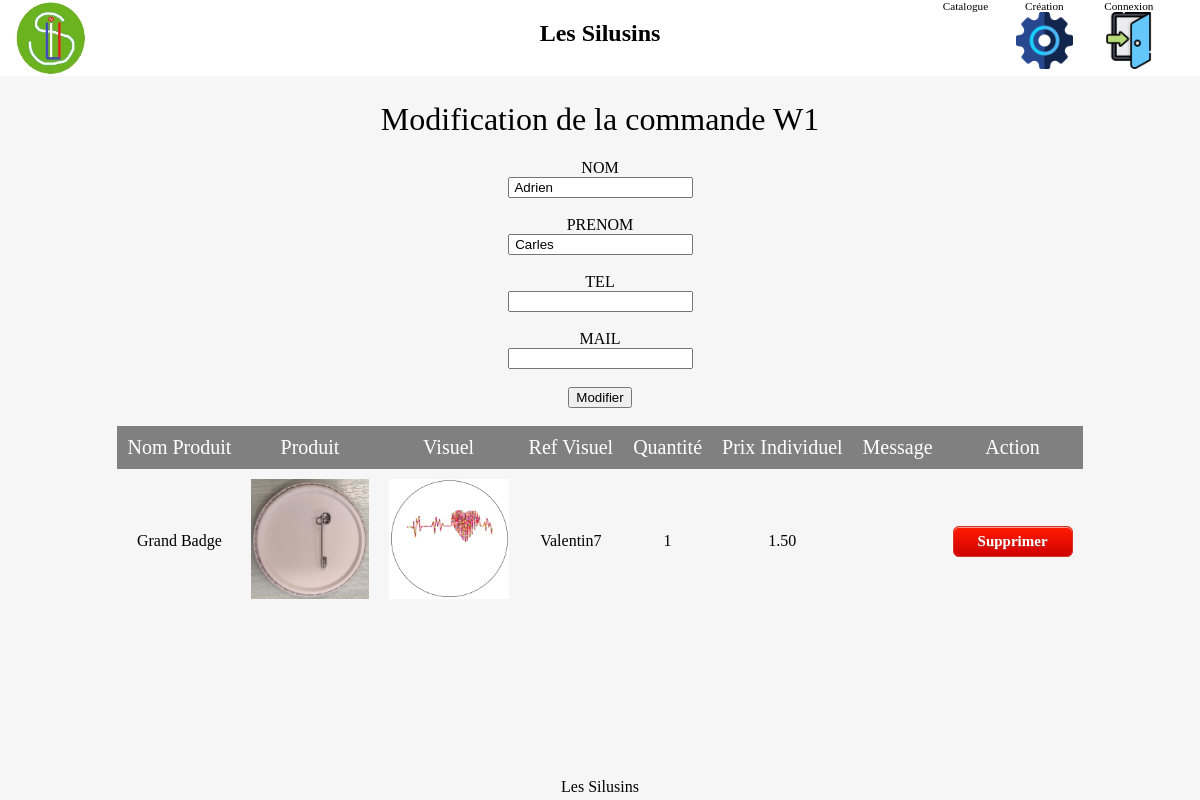
/modification.php?num_commande=W1, run on the app's committed database.
### tables this page shows
CREATE TABLE commande(
   id_commande INT NOT NULL UNIQUE AUTO_INCREMENT,
   num_commande VARCHAR(500),
   date_commande DATETIME,
   total_commande FLOAT,
   mode_paiement VARCHAR(500),
   nom_commande VARCHAR(500),
   prenom_commande VARCHAR(500),
   classe_commande VARCHAR(50),
   tel_commande VARCHAR(50),
   mail_commande VARCHAR(500),
   id_user INT NOT NULL,
   id_statut INT NOT NULL,
   id_user_controleur INT,
   PRIMARY KEY(Id_commande),
   FOREIGN KEY(Id_user) REFERENCES utilisateur(Id_user),
   FOREIGN KEY(Id_statut) REFERENCES statut(Id_statut),
   FOREIGN KEY(Id_user_controleur) REFERENCES utilisateur(Id_user)

);

CREATE TABLE produit_image_commande(
   id_produit INT NOT NULL,
   id_famille INT NOT NULL,
   id_image INT NOT NULL,
   id_commande INT NOT NULL,
   quantite INT NOT NULL,
   message VARCHAR(500),
   PRIMARY KEY(id_produit, id_famille, id_image, id_commande),
   FOREIGN KEY(id_produit) REFERENCES produit(id_produit),
   FOREIGN KEY(id_famille, id_image) REFERENCES image(id_famille, id_image),
   FOREIGN KEY(id_commande) REFERENCES commande(id_commande)
);

CREATE TABLE produit(
   id_produit INT NOT NULL UNIQUE AUTO_INCREMENT,
   lib_produit VARCHAR(500),
   type_produit VARCHAR(500),
   spec_produit VARCHAR(500),
   prix_produit VARCHAR(50),
   diametre_produit VARCHAR(50),
   PRIMARY KEY(id_produit)
);

CREATE TABLE famille(
   id_famille INT NOT NULL UNIQUE AUTO_INCREMENT,
   lib_famille VARCHAR(500),
   promo_famille TINYINT,
   PRIMARY KEY(id_famille)
   
);

CREATE TABLE image(
   id_famille INT,
   id_image INT NOT NULL,
   PRIMARY KEY(id_famille, id_image),
   FOREIGN KEY(id_famille) REFERENCES famille(id_famille)
);

### classe/CommandeDAO.php (called while the page is built, shortened)
<?php
class CommandeDAO extends DAO {
  function find_num_commande($num_commande) {
    $sql = "SELECT * FROM commande WHERE num_commande= :num_commande";
    try {
      $params = array(":num_commande" => $num_commande);
      $sth = $this->executer($sql, $params);
      $row = $sth->fetch(PDO::FETCH_ASSOC);
    } catch (PDOException $e) {
      die("Erreur lors de la requête SQL : " . $e->getMessage());
    }
    $commande = null;
    if ($row) {
      $commande = new Commande($row);
    }
    return $commande;
  }
}

### classe/DAO.php (called while the page is built)
<?php
class DAO {
  protected $pdo=null;
  function __construct() {
    $dsn = 'mysql:host=' . DB_HOST . ';dbname=' . DB_NAME;
    try {
      $pdo = new PDO($dsn, DB_USER, DB_PASSWORD, array(PDO::MYSQL_ATTR_INIT_COMMAND => "SET NAMES utf8"));
      $pdo->setAttribute(PDO::ATTR_ERRMODE, PDO::ERRMODE_EXCEPTION);
    } catch (PDOException $e) {
      die("Erreur lors de la connexion : " . $e->getMessage());
    }
    $this->pdo = $pdo;
  }
  protected function executer($sql, $params = null) {
    try {
      if ($params == null) {
        $sth = $this->pdo->query($sql);
      } else {
        $sth = $this->pdo->prepare($sql);
        $sth->execute($params);
      }
    } catch (PDOException $e) {
      die("Erreur lors de la requête SQL : " . $e->getMessage()."\nSQL : ".$sql);
    }
    return $sth;
  }
}

### classe/Commande.php (called while the page is built, shortened)
<?php
 class Commande {
    public function fill(array $tableau)
    {
        foreach ($tableau as $cle => $valeur) {
            $methode = 'set_' . $cle;
        }
    }
    private $id_commande;
    private $num_commande;
    private $nom_commande;
    private $prenom_commande;
    private $tel_commande;
    private $mail_commande;
    public function set_id_commande($id_commande)
    {
        $this->id_commande = $id_commande;
    }
    public function set_num_commande($num_commande)
    {
        $this->num_commande = $num_commande;
    }
    public function set_nom_commande($nom_commande)
    {
        $this->nom_commande = $nom_commande;
    }
    public function set_prenom_commande($prenom_commande)
    {
        $this->prenom_commande = $prenom_commande;
    }
    public function set_tel_commande($tel_commande)
    {
        $this->tel_commande = $tel_commande;
    }
    public function set_mail_commande($mail_commande)
    {
        $this->mail_commande = $mail_commande;
    }
    public function get_id_commande()
    {
        return $this->id_commande;
    }
    public function get_num_commande()
    {
        return $this->num_commande;
    }
    public function get_nom_commande()
    {
        return $this->nom_commande;
    }
    public function get_prenom_commande()
    {
        return $this->prenom_commande;
    }
    public function get_tel_commande()
    {
        return $this->tel_commande;
    }
    public function get_mail_commande()
    {
        return $this->mail_commande;
    }
}

### classe/Produit_image_commandeDAO.php (called while the page is built, shortened)
<?php
class Produit_image_commandeDAO extends DAO {
  function find_by_id_commande($id_commande) {
    $sql = "SELECT * FROM produit_image_commande WHERE id_commande= :id_commande";
    try {
      $params = array(
        ":id_commande" => $id_commande
      );
      $sth = $this->executer($sql, $params);
      $rows = $sth->fetchAll(PDO::FETCH_ASSOC);
    } catch (PDOException $e) {
      die("Erreur lors de la requête SQL : " . $e->getMessage());
    }
    $produit_image_commandes = array();
    foreach($rows as $row) {
      $produit_image_commandes[] = new Produit_image_commande($row);
    }
    return $produit_image_commandes;
  }
}

### classe/Produit_image_commande.php (called while the page is built, shortened)
<?php
 class Produit_image_commande {
    public function fill(array $tableau)
    {
        foreach ($tableau as $cle => $valeur) {
            $methode = 'set_' . $cle;
        }
    }
    private $id_produit;
    private $id_famille;
    private $id_image;
    private $quantite;
    public function set_id_produit($id_produit)
    {
        $this->id_produit = $id_produit;
    }
    public function set_id_famille($id_famille)
    {
        $this->id_famille = $id_famille;
    }
    public function set_id_image ($id_image)
    {
        $this->id_image = $id_image;
    }
    public function set_quantite($quantite)
    {
        $this->quantite = $quantite;
    }
    public function get_id_produit()
    {
        return $this->id_produit;
    }
    public function get_id_famille()
    {
        return $this->id_famille;
    }
    public function get_id_image()
    {
        return $this->id_image;
    }
    public function get_quantite()
    {
        return $this->quantite;
    }
}

### classe/ProduitDAO.php (called while the page is built, shortened)
<?php
class ProduitDAO extends DAO {
  function find($id_produit) {
    $sql = "SELECT * FROM produit WHERE id_produit= :id_produit";
    try {
      $params = array(":id_produit" => $id_produit);
      $sth = $this->executer($sql, $params);
      $row = $sth->fetch(PDO::FETCH_ASSOC);
    } catch (PDOException $e) {
      die("Erreur lors de la requête SQL : " . $e->getMessage());
    }
    $produit = null;
    if ($row) {
      $produit = new Produit($row);
    }
    return $produit;
  }
}

### classe/Produit.php (called while the page is built, shortened)
<?php
 class Produit {
    public function fill(array $tableau)
    {
        foreach ($tableau as $cle => $valeur) {
            $methode = 'set_' . $cle;
        }
    }
    private $id_produit;
    private $lib_produit;
    private $prix_produit;
    public function set_id_produit($id_produit)
    {
        $this->id_produit = $id_produit;
    }
    public function set_lib_produit($lib_produit)
    {
        $this->lib_produit = $lib_produit;
    }
    public function set_prix_produit($prix_produit)
    {
        $this->prix_produit = $prix_produit;
    }
    public function get_id_produit()
    {
        return $this->id_produit;
    }
    public function get_lib_produit()
    {
        return $this->lib_produit;
    }
    public function get_prix_produit()
    {
        return $this->prix_produit;
    }
}

### classe/FamilleDAO.php (called while the page is built, shortened)
<?php
class FamilleDAO extends DAO {
  function find($id_famille) {
    $sql = "SELECT * FROM famille WHERE id_famille= :id_famille";
    try {
      $params = array(":id_famille" => $id_famille);
      $sth = $this->executer($sql, $params);
      $row = $sth->fetch(PDO::FETCH_ASSOC);
    } catch (PDOException $e) {
      die("Erreur lors de la requête SQL : " . $e->getMessage());
    }
    $famille = null;
    if ($row) {
      $famille = new Famille($row);
    }
    return $famille;
  }
}

### classe/Famille.php (called while the page is built, shortened)
<?php
 class Famille {
    public function fill(array $tableau)
    {
        foreach ($tableau as $cle => $valeur) {
            $methode = 'set_' . $cle;
        }
    }
    private $lib_famille;
    public function set_lib_famille($lib_famille)
    {
        $this->lib_famille = $lib_famille;
    }
    public function get_lib_famille()
    {
        return $this->lib_famille;
    }
}

### classe/ImageDAO.php (called while the page is built, shortened)
<?php
class ImageDAO extends DAO {
  function find($id_image) {
    $sql = "SELECT * FROM image WHERE id_image= :id_image";
    try {
      $params = array(":id_image" => $id_image);
      $sth = $this->executer($sql, $params);
      $row = $sth->fetch(PDO::FETCH_ASSOC);
    } catch (PDOException $e) {
      die("Erreur lors de la requête SQL : " . $e->getMessage());
    }
    $image = null;
    if ($row) {
      $image = new Image($row);
    }
    return $image;
  }
}

### classe/Image.php (called while the page is built, shortened)
<?php
 class Image {
    public function fill(array $tableau)
    {
        foreach ($tableau as $cle => $valeur) {
            $methode = 'set_' . $cle;
        }
    }
    private $id_image;
    public function set_id_image($id_image)
    {
        $this->id_image = $id_image;
    }
    public function get_id_image()
    {
        return $this->id_image;
    }
}

### modification.php (the view, shortened to what this page needs)
<?php
    require("header.php");
    $num_commande = isset($_GET["num_commande"]) ? $_GET["num_commande"] : $_POST["num_commande"];
    $commandeDAO = new CommandeDAO;
    $produit_image_commandeDAO = new Produit_image_commandeDAO;
    $commande = $commandeDAO->find_num_commande($num_commande);
    $produit_image_commandes = $produit_image_commandeDAO->find_by_id_commande($commande->get_id_commande());
?>
    <h1>Modification de la commande <?=$commande->get_num_commande()?></h1>
    <div class="container">
        <div class="row">
            <form class="col-12 form_modif_commande" action="<?php echo $_SERVER['PHP_SELF']; ?>" method="post">
                <label for="nom">NOM</label>
                <input type="text" name="nom" id="nom" value="<?=$commande->get_nom_commande()?>"><br>
                <label for="nom">PRENOM</label>
                <input type="text" name="prenom" id="prenom" value="<?=$commande->get_prenom_commande()?>"><br>
                <label for="nom">TEL</label>
                <input type="text" name="tel" id="tel" value="<?=$commande->get_tel_commande()?>"><br>
                <label for="nom">MAIL</label>
                <input type="text" name="mail" id="mail" value="<?=$commande->get_mail_commande()?>"><br>
                <input type="submit" class="regulariser" name="submit" value="Modifier" />
            </form>
        </div>
    </div>
    <br>
    <table>
        <th>Nom Produit</th>
        <th>Produit</th>
        <th>Visuel</th>
        <th>Ref Visuel</th>
        <th>Quantité</th>
        <th>Prix Individuel</th>
        <th>Message</th>
        <th colspan="2">Action</th>
        <?php
            foreach($produit_image_commandes as $produit_image_commande){
                echo("<tr>");
                $produitDAO = new ProduitDAO;
                $produit = $produitDAO->find($produit_image_commande->get_id_produit());
                $familleDAO = new FamilleDAO;
                $famille = $familleDAO->find($produit_image_commande->get_id_famille());
                $imageDAO = new ImageDAO;
                $image = $imageDAO->find($produit_image_commande->get_id_image());
                echo("<td>".$produit->get_lib_produit()."</td>");
                echo("<td><img class='produit_img' src='./img/Produits/".$produit->get_id_produit().".jpg' alt='produit'></td>");
                echo("<td><img class='visuel_img' src='./img/Visuel/".$famille->get_lib_famille()."/".$image->get_id_image().".jpg' alt=''></td>");
                echo("<td>".$famille->get_lib_famille().$image->get_id_image()."</td>");
                echo("<td>".$produit_image_commande->get_quantite()."</td>");
                echo("<td>".$produit->get_prix_produit()."</td>");
                echo("<td>".$produit_image_commande->get_message()."</td>");
                echo("<td><a class='rouge' href='suppression.php?c=1&id_produit=".$produit->get_id_produit()."&lib_famille=".$famille->get_lib_famille()."&id_image=".$image->get_id_image()."'>Supprimer</a></td>");
                echo("</tr>");
            }
        ?>
    </table>
<?php
    require("footer.php");
?>

### css/styles.css (style rules this page uses)
* { -moz-box-sizing: border-box; box-sizing: border-box; }
html, body { height: 100%; margin: 0; padding: 0; }
body { margin: 0; padding: 0; width: 100%; font-family: 'PT Sans', Verdana; background-color: #f6f6f6; cursor: default; }
h1 { text-align: center; font-weight : 300; }
a { font-family: 'Mate SC', Verdana; font-size:20px; text-align: center; text-decoration: none; }
.visuel_img { max-width: 250px; max-height: 120px; }
table, th, td { border-collapse: collapse; margin: auto; padding: 10px; }
th,td { font-weight: inherit; text-align:center; }
th { background-color: grey; color: white; font-size: 20px; }
.container { width: 100%; padding-right: 15px; padding-left: 15px; margin-right: auto; margin-left: auto; }
.col-1,.col-2,.col-3,.col-4,.col-5,.col-6,.col-7,.col-8,.col-9,.col-10,.col-11,.col-12 { padding-right: 15px; padding-left: 15px; }
.row { display: flex; flex-wrap: wrap; }
@media (min-width: 1200px) { .container { max-width: 1140px; } }
@media (min-width: 780px) { .col-12 { width: 100%; } }
.rouge { box-shadow:inset 0px 1px 0px 0px #f29c93; background:linear-gradient(to bottom, #fe1a00 5%, #ce0100 100%); background-color:#fe1a00; border-radius:6px; border:1px solid #d83526; display:inline-block; cursor:pointer; color:#ffffff; font-size:15px; font-weight:bold; padding:6px 24px; text-decoration:none; text-shadow:0px 1px 0px #b23e35; width: fit-content; margin: auto; }
.produit_img { max-width: 250px; max-height: 120px; }
.form_modif_commande { display: flex; flex-direction: column; align-items: center; }

### data on the page
commande: num_commande "W1", nom "Adrien", prenom "Carles"
produit_image_commande: id_produit.lib_produit "Grand Badge", famille.lib_famille (picture), famille.lib_famille "Valentin", image.id_image "7", quantite "1", id_produit.prix_produit "1.50"
